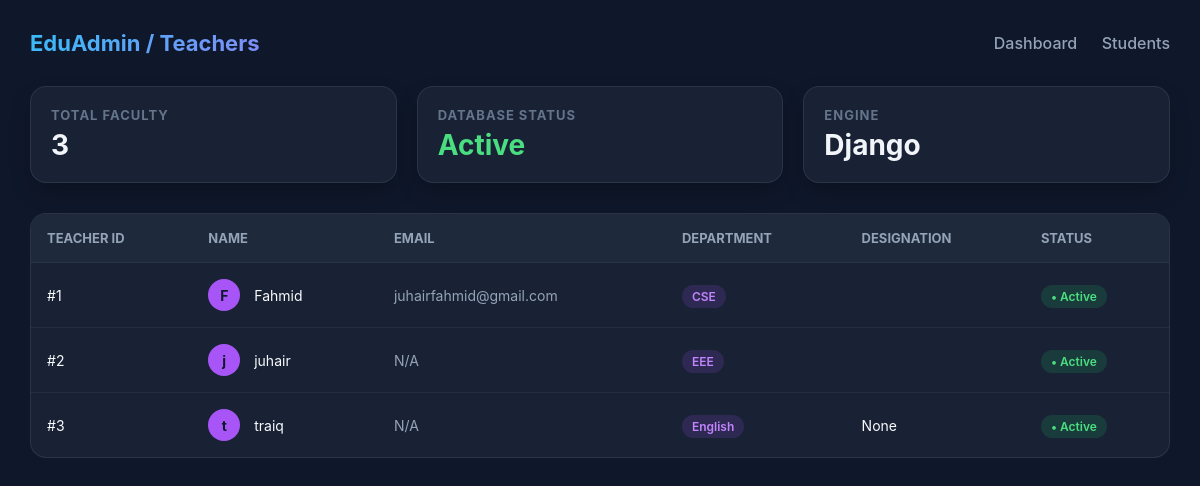
Screenshot of /teachers/ with the database file from the repository.
### myapp/models.py (models this page shows, shortened)
class Teacher(models.Model):
    name = models.CharField(max_length=100)
    email = models.EmailField(blank=True, null=True)
    department = models.CharField(max_length=100)
    designation = models.CharField(blank=True, null=True)

### myapp/views.py (the view)
# urls.py: path('teachers/', views.teachers_page, name='teachers'),
def teachers_page(request):
    teachers = Teacher.objects.all()
    total_teachers = teachers.count()
    return render(request, 'teachers.html', {'teachers': teachers, 'total_teachers': total_teachers})

### myapp/templates/teachers.html (shortened to what this page needs)
<!DOCTYPE html>
<html>
<head><title>Teacher Directory</title>
</head>
<body>
    <div class="navbar">
        <div class="brand">EduAdmin / Teachers</div>
        <div class="nav-links">
            <a href="{% url 'landing' %}">Dashboard</a>
            <a href="{% url 'students' %}">Students</a>
        </div>
    </div>
    <div class="stats-grid">
        <div class="card"><h4>Total Faculty</h4><h2>{{ total_teachers }}</h2></div>
        <div class="card"><h4>Database Status</h4><h2 style="color: #4ade80;">Active</h2></div>
        <div class="card"><h4>Engine</h4><h2>Django </h2></div>
    </div>
    <div class="table-container">
        <table>
            <thead>
                <tr>
                    <th>Teacher ID</th>
                    <th>Name</th>
                    <th>Email</th>
                    <th>Department</th>
                    <th>Designation</th>
                    <th>Status</th>
                </tr>
            </thead>
            <tbody>
                {% for teacher in teachers %}
                <tr>
                    <td>#{{ teacher.id }}</td>
                    <td><span class="avatar" style="background: #a855f7;">{{ teacher.name|slice:":1" }}</span> {{ teacher.name }}</td>
                    <td style="color: #94a3b8;">{{ teacher.email|default:"N/A" }}</td>
                    <td><span class="badge" style="background: rgba(168, 85, 247, 0.15); color: #c084fc;">{{ teacher.department }}</span></td>
                    <td>{{ teacher.designation }}</td>
                    <td><span class="badge badge-active">• Active</span></td>
                </tr>
                {% empty %}
                <tr><td colspan="6" style="text-align: center;">No faculty record available.</td></tr>
                {% endfor %}
            </tbody>
        </table>
    </div>
</body>
</html>

### myapp/templates/teachers.html (style rules this page uses)
* { margin: 0; padding: 0; box-sizing: border-box; font-family: 'Inter', sans-serif; }
body { background: #0f172a; color: #f8fafc; min-height: 100vh; padding: 30px; }
.navbar { display: flex; justify-content: space-between; align-items: center; margin-bottom: 30px; }
.brand { font-size: 22px; font-weight: 700; background: linear-gradient(135deg, #38bdf8, #818cf8); -webkit-background-clip: text; -webkit-text-fill-color: transparent; }
.nav-links a { color: #94a3b8; text-decoration: none; margin-left: 20px; font-weight: 500; transition: 0.3s; }
.stats-grid { display: grid; grid-template-columns: repeat(auto-fit, minmax(200px, 1fr)); gap: 20px; margin-bottom: 30px; }
.card { background: rgba(30, 41, 59, 0.7); backdrop-filter: blur(10px); border: 1px solid rgba(255,255,255,0.08); padding: 20px; border-radius: 16px; box-shadow: 0 10px 25px -5px rgba(0, 0, 0, 0.3); }
.card h4 { color: #64748b; font-size: 13px; text-transform: uppercase; letter-spacing: 1px; }
.card h2 { font-size: 28px; margin-top: 5px; color: #f1f5f9; }
.table-container { background: rgba(30, 41, 59, 0.7); border-radius: 16px; border: 1px solid rgba(255,255,255,0.08); overflow: hidden; }
table { width: 100%; border-collapse: collapse; text-align: left; }
th { background: #1e293b; padding: 16px; font-size: 13px; color: #94a3b8; text-transform: uppercase; }
td { padding: 16px; border-top: 1px solid rgba(255,255,255,0.05); font-size: 14px; }
.avatar { width: 32px; height: 32px; border-radius: 50%; background: #38bdf8; color: #0f172a; display: inline-flex; align-items: center; justify-content: center; font-weight: bold; margin-right: 10px; }
.badge { padding: 4px 10px; border-radius: 20px; font-size: 12px; font-weight: 600; }
.badge-active { background: rgba(34, 197, 94, 0.15); color: #4ade80; }

### rows the page displays
Teacher: id "1", name "F", name "Fahmid", email "juhairfahmid@gmail.com", department "CSE"
Teacher: id "2", name "j", name "juhair", email "N/A", department "EEE"
Teacher: id "3", name "t", name "traiq", email "N/A", department "English", designation "None"

### other values shown
{{ total_teachers }} "3"
